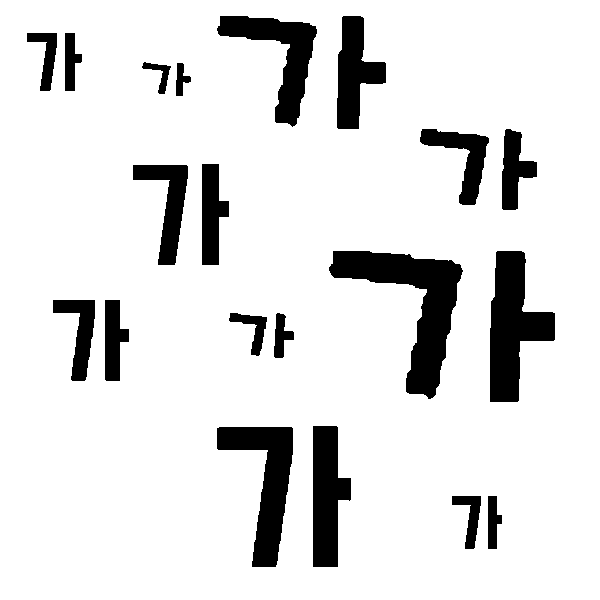
#> input picture hwang/imgSet/findGa/find_3.png, 600 x 600 px, found by its file name
$ python findContours.py
#> lines starting #> are read from the running program, lines starting #| are printed output that depends on the picture; after the words box and inside, x2 and y2 are one past the last pixel; in counts of white or black regions, pixels touching at a corner belong together
import cv2 as cv
import numpy as np
##############################################################################################
# '가' 라는 글씨를 찾기
# 다양한 폰트, 다양한 크기의 '가' 글씨를 모두 찾아내야 한다.
# 테스트용 이미지: ../hwang/imgSet/findGa/find_1.png, find_2.png, find_3.png
##############################################################################################

## 이미지 찾는 기준 ##
# 1. 이미지 내에서 contour를 이용해서 찾아본다.
# 2. 이 이미지에는 '가' 라는 글씨 밖에 없다. 따라서 'ㄱ' 과 'ㅏ' 2종류의 contour가 적출될 것이다.
# 3. 'ㄱ'은 좌측에, 'ㅏ'는 우측에 배치되어야 한다. 따라서 contour의 우측을 검사해서, 비슷한 크기의 contour가 있는지 검색한다.
# 4. 조건에 전부 일치한 2개의 contour 집합을 '가' 라는 글씨로 체크한다.

# 이미지 불러오기
imgOriginal = cv.imread('hwang/imgSet/findGa/find_3.png', cv.IMREAD_COLOR)
#> imgOriginal is the input picture: shape (600, 600, 3); 88% white; 20 black regions, largest, box (x1, y1, x2, y2) and area: (329, 251, 463, 399) 7079, (490, 251, 555, 402) 5507, (217, 427, 293, 567) 4701

# BGR copy(결과 출력용), grayscale, binary 처리된 이미지를 각각 생성
imgCopy = imgOriginal.copy()
imgGrayscale = cv.cvtColor(imgOriginal, cv.COLOR_RGB2GRAY)
ret, imgBinary = cv.threshold(imgGrayscale, 127, 255, cv.THRESH_BINARY_INV|cv.THRESH_OTSU)
#> imgBinary: shape (600, 600); 12% white; 20 white regions
#> ret = 0

# contour의 우측을 검사해야 하지만, 우측에 있다고 무조건 '가' 글씨가 완성되는 것은 아니다.
# contour 크기와 위치가 서로 비슷해야 한다.
# 크기와 위치가 비슷한 기준은 다음과 같다.
# 1. contour의 중점을 구한다.
# 2. contour의 중점에서 x좌표를 width만큼 이동했는데, 다른 contour 영역 내에 있다.
# 이 조건을 만족하면 두개의 contour를 하나의 글씨 contour로 묶어준다.

# contour 구하기
# contour: contour 좌표 집합
# hierachy: contour들의 계층 구조(부모/자식 관계) 집합
contours, hierarchy = cv.findContours(imgBinary, cv.RETR_EXTERNAL, cv.CHAIN_APPROX_SIMPLE)
#> contours = 20 contours; largest, box (x1, y1, x2, y2) and area: (329, 251, 463, 399) 6822, (490, 251, 555, 402) 5298, (217, 427, 293, 567) 4488, (217, 16, 317, 127) 3768, (313, 426, 351, 567) 3634

# contour들의 좌표 및 크기 구하기 (x, y, w, h를 구한다.)
# x: contour의 x 좌표
# y: contour의 y 좌표
# w: contour의 width(가로 길이)
# h: contour의 height(세로 길이)
# 각각의 값을 box에 저장한다.
box = []
for i in range(len(contours)):
    cnt = contours[i]
    x, y, w, h = cv.boundingRect(cnt)
    box.append(cv.boundingRect(cnt))
#> this loop made 20 passes
#> (x, y, w, h) on passes 1 to 12: (488, 496, 14, 53), (452, 496, 29, 53), (217, 427, 76, 140), (313, 426, 38, 141), (274, 313, 20, 45), (229, 313, 38, 43), (105, 300, 24, 81), (53, 300, 42, 81), (490, 251, 65, 151), (329, 251, 134, 148), (133, 165, 55, 100), (202, 164, 27, 101)
#> after the loop, box = 20 items, first 6: (488, 496, 14, 53), (452, 496, 29, 53), (217, 427, 76, 140), (313, 426, 38, 141), (274, 313, 20, 45), (229, 313, 38, 43)
# print('box=', box)

# contour들의 중심 좌표 구하기
realationBox = []
for i in range(len(box)):
    # contour의 중점 구하기
    # centerX: 중점 x좌표
    # centerY: 중점 y좌표
    centerX = box[i][0] + (box[i][2] / 2)
    centerY = box[i][1] + (box[i][3] / 2)
    # print('centerX=', centerX, 'centerY=', centerY)

    for j in range(len(box)):
        # print('x=', box[j][0], 'x+w=', box[j][0] + box[j][2], 'y=', box[j][1], 'y+h=', box[j][1] + box[j][3])

        # contour의 중점에서 해당 contour의 width값만큼 이동했을 때, 다른 contour 영역 내에 있는지 체크
        # 있다면 두개의 contour를 하나의 묶음으로 묶어주기 위해 realationBox에 저장한다.
        if centerX + box[i][2] > box[j][0] and centerX + box[i][2] < box[j][0] + box[j][2] and centerY > box[j][1] and centerY < box[j][1] + box[j][3]:
            realationBox.append((box[i], box[j]))
#> this loop made 20 passes
#> (centerX, centerY) on passes 1 to 12: (495, 522.5), (466.5, 522.5), (255, 497), (332, 496.5), (284, 335.5), (248, 334.5), (117, 340.5), (74, 340.5), (522.5, 326.5), (396, 325), (160.5, 215), (215.5, 214.5)
#> after the loop, realationBox = 10 items
# print(realationBox)

# 결과 출력용 코드
# realationBox로 묶인 2개의 contour를 하나의 box로 그려준다.
# finalX: box를 그릴 x좌표 시작값
# finalY: box를 그릴 y좌표 시작값
# finalWidth: box의 width값
# finalHeight: box의 hieght값
for i in range(len(realationBox)):
    # print(realationBox[i])
    if realationBox[i][0][0] > realationBox[i][1][0]:
        finalX = realationBox[i][1][0]
        maxX = realationBox[i][0][0] + realationBox[i][0][2]
        finalWidth = maxX - finalX
    else:
        finalX = realationBox[i][0][0]
        maxX = realationBox[i][1][0] + realationBox[i][1][2]
        finalWidth = maxX - finalX

    if realationBox[i][0][1] > realationBox[i][1][1]:
        finalY = realationBox[i][1][1]
    else:
        finalY = realationBox[i][0][1]

    if realationBox[i][0][3] > realationBox[i][1][3]:
        finalHeight = realationBox[i][0][3]
    else:
        finalHeight = realationBox[i][1][3]

    cv.rectangle(imgCopy, (finalX, finalY), (finalX + finalWidth, finalY + finalHeight), (0, 0, 255), 2)
#> this loop made 10 passes
#> (finalX, maxX, finalWidth, finalY, finalHeight) on passes 1 to 10: (452, 502, 50, 496, 53), (217, 351, 134, 426, 141), (229, 294, 65, 313, 45), (53, 129, 76, 300, 81), (329, 555, 226, 251, 151), (133, 229, 96, 164, 101), (420, 537, 117, 129, 81), (142, 191, 49, 62, 33), (27, 82, 55, 33, 58), (217, 386, 169, 16, 113)
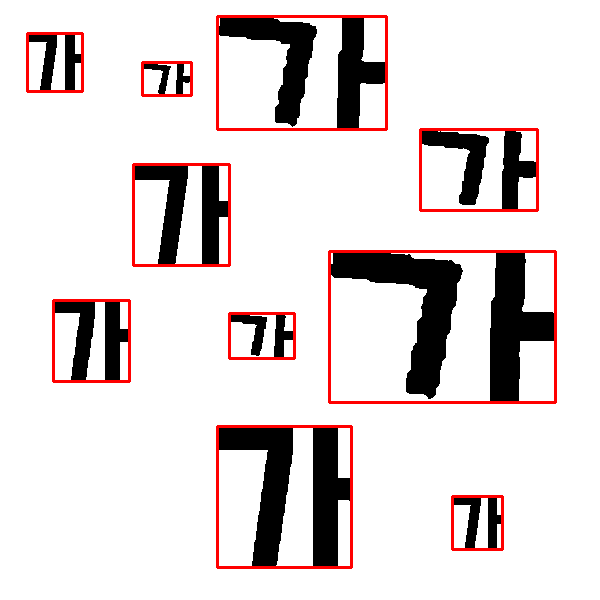
#> imgCopy: shape (600, 600, 3); 3.15% of pixels changed, all inside (x1, y1, x2, y2) = (26, 15, 557, 569)

cv.imshow('contours', imgCopy)
cv.waitKey(0)

$ run again, with hwang/imgSet/findGa/find_1.png copied over hwang/imgSet/findGa/find_3.png
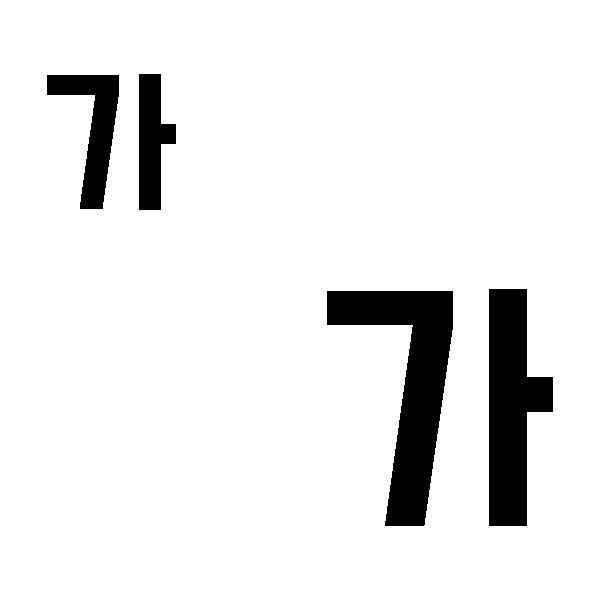
#> input picture hwang/imgSet/findGa/find_1.png, 600 x 600 px, found by its file name
#> imgOriginal is the input picture: shape (600, 600, 3); 91.8% white; 4 black regions, box (x1, y1, x2, y2) and area: (327, 291, 453, 526) 12324, (489, 289, 553, 526) 9916, (47, 75, 119, 209) 4088, (139, 74, 176, 210) 3292
#> imgBinary: shape (600, 600); 8.2% white; 4 white regions
#> ret = 0
#> contours = 4 contours; box (x1, y1, x2, y2) and area: (327, 291, 453, 526) 11965, (489, 289, 553, 526) 9617, (47, 75, 119, 209) 3884, (139, 74, 176, 210) 3121
#> the loop `for i in range(len(contours)):` made 4 passes
#> (x, y, w, h) on passes 1 to 4: (327, 291, 126, 235), (489, 289, 64, 237), (47, 75, 72, 134), (139, 74, 37, 136)
#> after the loop `for i in range(len(contours)):`: box = [(327, 291, 126, 235), (489, 289, 64, 237), (47, 75, 72, 134), (139, 74, 37, 136)]
#> the loop `for i in range(len(box)):` made 4 passes
#> (centerX, centerY) on passes 1 to 4: (390, 408.5), (521, 407.5), (83, 142), (157.5, 142)
#> after the loop `for i in range(len(box)):`: realationBox = [((327, 291, 126, 235), (489, 289, 64, 237)), ((47, 75, 72, 134), (139, 74, 37, 136))]
#> the loop `for i in range(len(realationBox)):` made 2 passes
#> (finalX, maxX, finalWidth, finalY, finalHeight) on passes 1 to 2: (327, 553, 226, 289, 237), (47, 176, 129, 74, 136)
#> after the loop `for i in range(len(realationBox)):`:
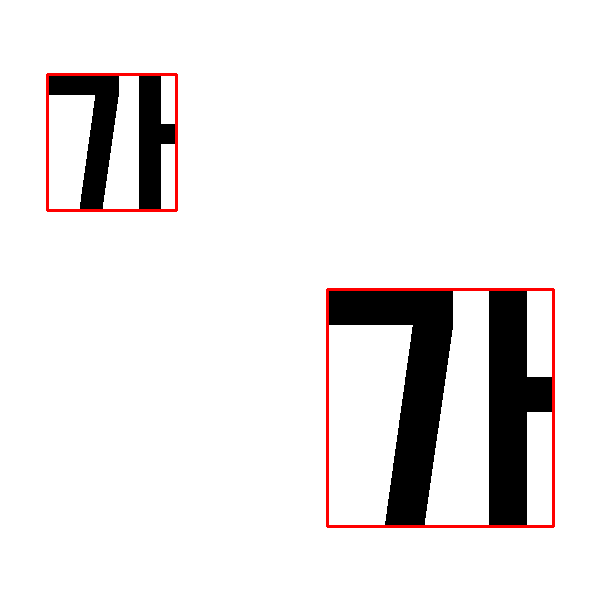
#> imgCopy: shape (600, 600, 3); 1.21% of pixels changed, all inside (x1, y1, x2, y2) = (46, 73, 555, 528)

$ run again, with hwang/imgSet/find_2.png copied over hwang/imgSet/findGa/find_3.png
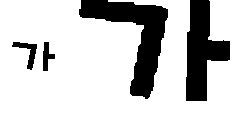
#> input picture hwang/imgSet/find_2.png, 250 x 113 px, found by its file name
#> imgOriginal is the input picture: shape (113, 250, 3); 78.1% white; 4 black regions, box (x1, y1, x2, y2) and area: (79, 0, 168, 99) 3247, (186, 0, 230, 101) 2521, (12, 42, 37, 70) 241, (43, 42, 55, 71) 183
#> imgBinary: shape (113, 250); 21.9% white; 4 white regions
#> ret = 0
#> contours = 4 contours; box (x1, y1, x2, y2) and area: (79, 0, 168, 99) 3072, (186, 0, 230, 101) 2380, (12, 42, 37, 70) 193, (43, 42, 55, 71) 144
#> the loop `for i in range(len(contours)):` made 4 passes
#> (x, y, w, h) on passes 1 to 4: (43, 42, 12, 29), (12, 42, 25, 28), (186, 0, 44, 101), (79, 0, 89, 99)
#> after the loop `for i in range(len(contours)):`: box = [(43, 42, 12, 29), (12, 42, 25, 28), (186, 0, 44, 101), (79, 0, 89, 99)]
#> the loop `for i in range(len(box)):` made 4 passes
#> (centerX, centerY) on passes 1 to 4: (49, 56.5), (24.5, 56), (208, 50.5), (123.5, 49.5)
#> after the loop `for i in range(len(box)):`: realationBox = [((12, 42, 25, 28), (43, 42, 12, 29)), ((79, 0, 89, 99), (186, 0, 44, 101))]
#> the loop `for i in range(len(realationBox)):` made 2 passes
#> (finalX, maxX, finalWidth, finalY, finalHeight) on passes 1 to 2: (12, 55, 43, 42, 29), (79, 230, 151, 0, 101)
#> after the loop `for i in range(len(realationBox)):`:
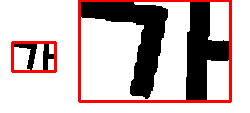
#> imgCopy: shape (113, 250, 3); 6.32% of pixels changed, all inside (x1, y1, x2, y2) = (11, 0, 232, 103)
